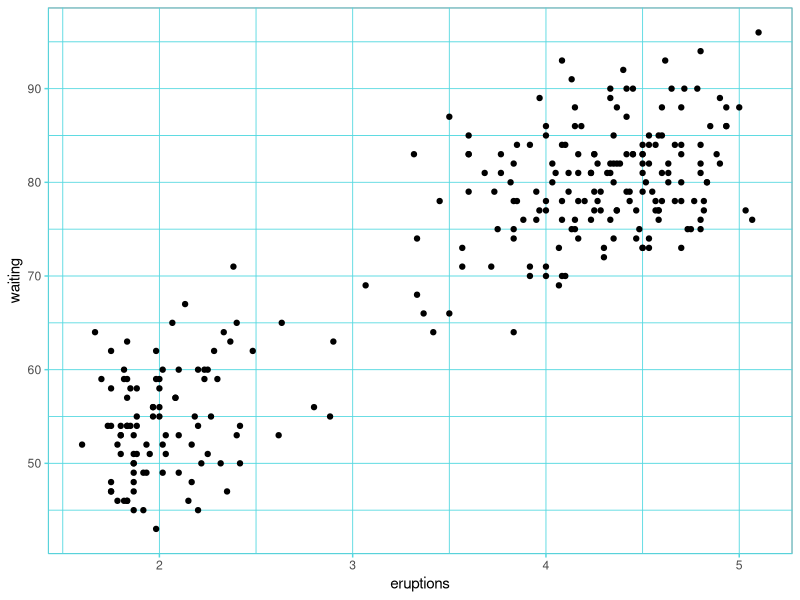
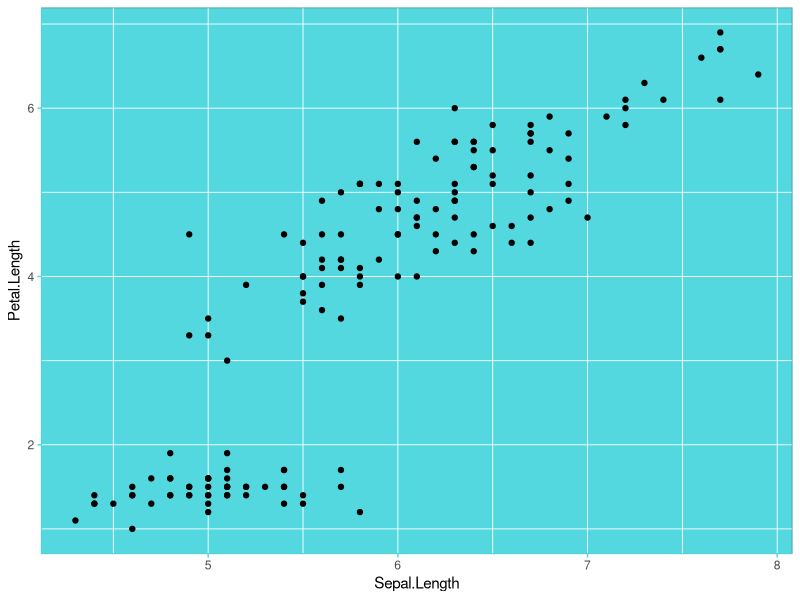

Generate these figures, in order, with R:
## ---- chunk 1
knitr::opts_chunk$set(
  collapse = TRUE,
  comment = "#>"
)
## ---- chunk 2
linreg <- function(formula, data){
  if(class(formula)=="formula")
  {
    X <- model.matrix(formula, data)
    y <- data[,all.vars(formula)[1]] #pick up independent variable
    
    #calculate regression coefficients
    regressioncoeffs <- solve(t(X) %*% X) %*% t(X) %*% y
    
    #calculate fitted values
    fittedvals <- X %*% regressioncoeffs
    
    #residuals
    residualvals <- y-fittedvals
    
    #the degree of freedom
    degreeoffree <- nrow(X)-ncol(X)
    
    #the residual variance
    residualvariance <- (t(residualvals) %*% residualvals) / degreeoffree
    
    #variance of regression coefficients
    varianceofcoeff <- diag(as.vector(residualvariance) * solve(t(X) %*% X))
    
    #t-values of each coeffcient 
    tvalues <- regressioncoeffs / sqrt(varianceofcoeff)
    
    #p-values
    pvalues <- 2*pt(abs(tvalues),degreeoffree)
    
    calculatedstatistics <- list("regressioncoeffs"=regressioncoeffs, "fittedvals"=fittedvals, "residualvals"=residualvals, "degreeoffree"=degreeoffree, "residualvariance"=residualvariance, "varianceofcoeff"=varianceofcoeff, "tvalues"=tvalues, "pvalues"=pvalues)
    class(calculatedstatistics) <- "linreg"
    return(calculatedstatistics)
  }
  else
  {
    stop("The first argument should be of type formula")
  }
}

## ---- chunk 3
p <- linreg(formula = Petal.Length ~ Species, data = iris)
## ---- chunk 4
q <- linreg(formula = eruptions ~ waiting, data = faithful)
## ---- chunk 5
# print method for linreg
print.linreg <- function(x){
  
  cat("\nCall:\n", paste(deparse(x$call), sep = "\n", collapse = "\n"), 
      "\n\n", sep = "")
  cat("Coefficients:\n")
  print(format(t(x[["regressioncoeffs"]])[1,]), print.gap = 2L, 
        quote = FALSE)
}

# plot methd for linreg
plot.linreg <- function(x){
  
}

# resd method for linreg
resid.linreg <- function(x) {
  as.vector(x[["residualvals"]])
}

pred.linreg <- function(x) {
  x[["fittedvals"]]
}

coef.linreg <- function(x) {
  c(t(x[["regressioncoeffs"]]))
}

## ---- chunk 6

theme_liu1 <- function(){
  ggplot2::theme_bw()+
  ggplot2::theme(panel.background = ggplot2::element_rect(fill = "#FFFFFF", colour = "#666666"),
        panel.grid.major = ggplot2::element_line(colour = "#54d8e0", size=0.3),
        panel.grid.minor = ggplot2::element_line(colour = "#54d8e0", size=0.3),
        axis.line = ggplot2::element_line(size =0.3, colour = "#54d8e0"),
        axis.text = ggplot2::element_text(size = ggplot2::rel(0.8)),
        axis.ticks = ggplot2::element_line(colour = "#54d8e0"),
        legend.key = ggplot2::element_rect(colour = "#54d8e0"),
        panel.border = ggplot2::element_rect(fill = NA, colour = "#54d8e0"),
        strip.background = ggplot2::element_rect(fill = "grey80", colour = "#54d8e0"))
}

ggplot2::ggplot(faithful, ggplot2::aes(x=eruptions, y=waiting))+
  ggplot2::geom_point()+
  theme_liu1()


theme_liu2 <- function(){
  ggplot2::theme_bw()+
    ggplot2::theme(panel.background = ggplot2::element_rect(fill = "#54d8e0", colour = "#666666"),
          panel.grid.major = ggplot2::element_line(colour = "#FFFFFF", size=0.3),
          panel.grid.minor = ggplot2::element_line(colour = "#FFFFFF", size=0.3),
          axis.line = ggplot2::element_line(size =0.3, colour = "#54d8e0"),
          axis.text = ggplot2::element_text(size = ggplot2::rel(0.8)),
          axis.ticks = ggplot2::element_line(colour = "#54d8e0"),
          legend.key = ggplot2::element_rect(colour = "#54d8e0"),
          panel.border = ggplot2::element_rect(fill = NA, colour = "#54d8e0"),
          strip.background = ggplot2::element_rect(fill = "grey80", colour = "#54d8e0"))
     #annotation_custom(picc, xmin=5, xmax=7, ymin=30, ymax=45)
}

ggplot2::ggplot(iris, ggplot2::aes(x=Sepal.Length, y=Petal.Length))+
  ggplot2::geom_point()+
  theme_liu2()


# imgg <- png::readPNG("/Users/aashana/RcourseLAB4/images/liuLogo.png")
# picc <- as.raster(imgg, 10, 10, 10, 10, angle = 0, interpolate = TRUE)

